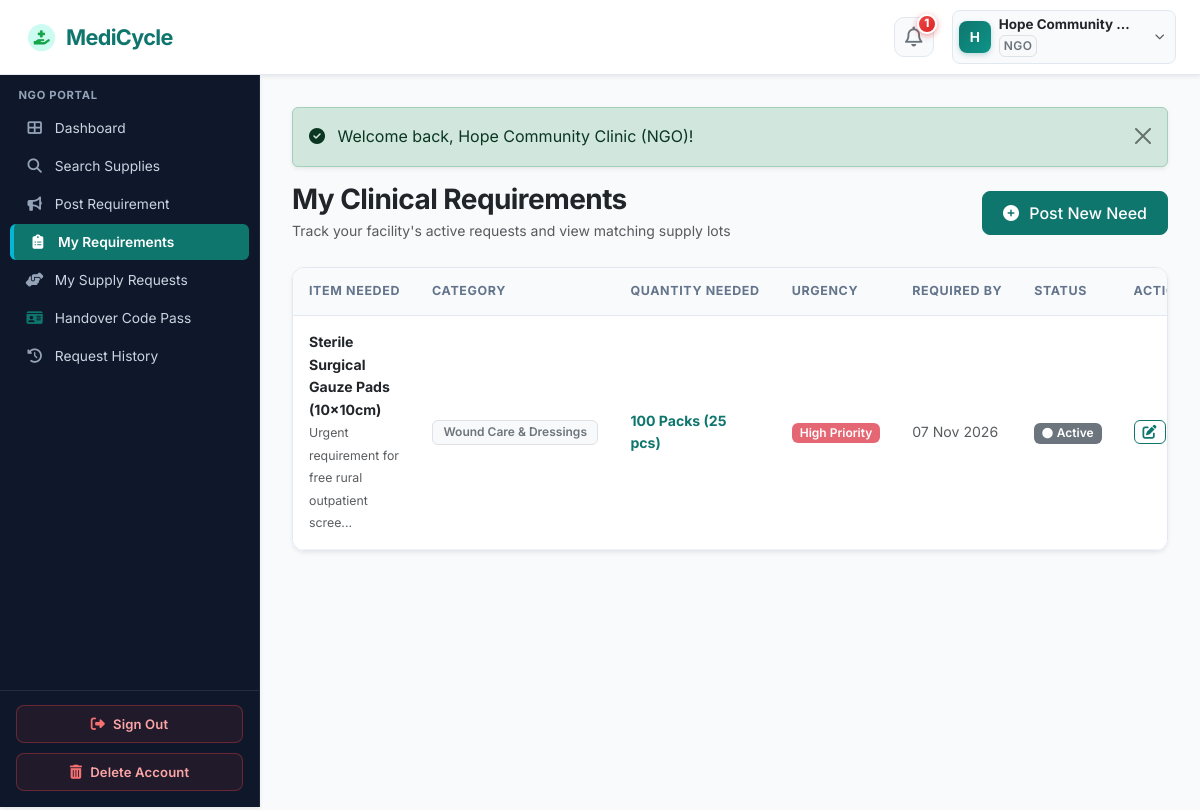
Page /ngo/my-requirements.php (signed in) on the committed database.
### tables this page shows
CREATE TABLE `organizations` (
  `id` int(11) NOT NULL AUTO_INCREMENT,
  `user_id` int(11) NOT NULL,
  `organization_name` varchar(150) NOT NULL,
  `organization_type` varchar(100) NOT NULL,
  `license_number` varchar(100) DEFAULT NULL,
  `address` text NOT NULL,
  `city` varchar(100) NOT NULL,
  `state` varchar(100) NOT NULL,
  `pincode` varchar(20) NOT NULL,
  `verification_status` enum('pending','verified','rejected') DEFAULT 'pending',
  `verification_notes` text DEFAULT NULL,
  `created_at` timestamp NOT NULL DEFAULT current_timestamp(),
  `updated_at` timestamp NOT NULL DEFAULT current_timestamp() ON UPDATE current_timestamp(),
  PRIMARY KEY (`id`),
  KEY `fk_org_user` (`user_id`),
  KEY `idx_org_city` (`city`),
  KEY `idx_org_status` (`verification_status`),
  CONSTRAINT `fk_org_user` FOREIGN KEY (`user_id`) REFERENCES `users` (`id`) ON DELETE CASCADE
);

CREATE TABLE `users` (
  `id` int(11) NOT NULL AUTO_INCREMENT,
  `name` varchar(100) NOT NULL,
  `email` varchar(100) NOT NULL,
  `password` varchar(255) NOT NULL,
  `phone` varchar(20) NOT NULL,
  `role` enum('admin','supplier','ngo','delivery') NOT NULL,
  `email_verified` tinyint(1) DEFAULT 1,
  `status` enum('active','inactive','suspended','pending') DEFAULT 'active',
  `created_at` timestamp NOT NULL DEFAULT current_timestamp(),
  `updated_at` timestamp NOT NULL DEFAULT current_timestamp() ON UPDATE current_timestamp(),
  PRIMARY KEY (`id`),
  UNIQUE KEY `email` (`email`),
  KEY `idx_user_role` (`role`),
  KEY `idx_user_status` (`status`)
);

CREATE TABLE `requirements` (
  `id` int(11) NOT NULL AUTO_INCREMENT,
  `organization_id` int(11) NOT NULL,
  `category_id` int(11) NOT NULL,
  `supply_name` varchar(150) NOT NULL,
  `required_quantity` int(11) NOT NULL,
  `unit` varchar(50) NOT NULL DEFAULT 'Units',
  `urgency` enum('Low','Medium','High','Critical') DEFAULT 'Medium',
  `required_by` date NOT NULL,
  `city` varchar(100) NOT NULL,
  `description` text DEFAULT NULL,
  `status` enum('Active','Fulfilled','Cancelled') DEFAULT 'Active',
  `fulfilled_by_supplier_id` int(11) DEFAULT NULL,
  `handover_code` varchar(30) DEFAULT NULL,
  `fulfilled_at` datetime DEFAULT NULL,
  `created_at` timestamp NOT NULL DEFAULT current_timestamp(),
  `updated_at` timestamp NOT NULL DEFAULT current_timestamp() ON UPDATE current_timestamp(),
  PRIMARY KEY (`id`),
  KEY `fk_req_org` (`organization_id`),
  KEY `fk_req_category` (`category_id`),
  KEY `idx_req_status` (`status`),
  KEY `idx_req_urgency` (`urgency`),
  KEY `idx_req_city` (`city`),
  CONSTRAINT `fk_req_category` FOREIGN KEY (`category_id`) REFERENCES `categories` (`id`),
  CONSTRAINT `fk_req_org` FOREIGN KEY (`organization_id`) REFERENCES `users` (`id`) ON DELETE CASCADE
);

CREATE TABLE `categories` (
  `id` int(11) NOT NULL AUTO_INCREMENT,
  `category_name` varchar(100) NOT NULL,
  `description` text DEFAULT NULL,
  `icon` varchar(50) DEFAULT 'fa-box-medical',
  `status` enum('active','inactive') DEFAULT 'active',
  `created_at` timestamp NOT NULL DEFAULT current_timestamp(),
  PRIMARY KEY (`id`),
  UNIQUE KEY `category_name` (`category_name`)
);

### ngo/my-requirements.php (the view, shortened to what the rows shown need)
<?php
require_once __DIR__ . '/../config/config.php';
require_role('ngo');
$userId = $_SESSION['user_id'];
$stmt = $pdo->prepare("SELECT r.*, c.category_name
                       FROM requirements r
                       JOIN categories c ON r.category_id = c.id
                       WHERE r.organization_id = ?
                       ORDER BY r.created_at DESC");
$stmt->execute([$userId]);
$requirements = $stmt->fetchAll();
include __DIR__ . '/../includes/header.php';
include __DIR__ . '/../includes/navbar.php';
?>
<div class="app-container">
    <?php include __DIR__ . '/../includes/sidebar.php'; ?>
    <div class="app-content">
        <div class="card border-0 shadow-sm">
            <div class="card-body p-0">
                <div class="table-responsive">
                    <table class="table table-hover align-middle mb-0">
                        <thead class="table-light">
                            <tr>
                                <th>Item Needed</th>
                                <th>Category</th>
                                <th>Quantity Needed</th>
                                <th>Urgency</th>
                                <th>Required By</th>
                                <th>Status</th>
                                <th class="text-start pe-4">Actions</th>
                            </tr>
                        </thead>
                        <tbody>
                            <?php if (!empty($requirements)): ?>
                                <?php foreach ($requirements as $r): ?>
                                    <tr>
                                        <td>
                                            <span class="fw-bold text-dark d-block"><?php echo e($r['supply_name']); ?></span>
                                            <?php if (!empty($r['description'])): ?>
                                                <span class="text-muted small"><?php echo e(substr($r['description'], 0, 50)) . '...'; ?></span>
                                            <?php endif; ?>
                                        </td>
                                        <td><span class="badge bg-light text-secondary border"><?php echo e($r['category_name']); ?></span></td>
                                        <td class="fw-bold text-teal"><?php echo number_format($r['required_quantity']) . ' ' . e($r['unit']); ?></td>
                                        <td><?php echo priority_badge($r['urgency']); ?></td>
                                        <td class="small text-muted"><?php echo format_date($r['required_by']); ?></td>
                                        <td>
                                            <?php echo status_badge($r['status']); ?>
                                        </td>
                                        <?php
                                            $isLocked = in_array(strtolower($r['status'] ?? ''), ['fulfilled', 'partially fulfilled', 'accepted', 'completed']) || !empty($r['handover_code']);
                                        ?>
                                        <td class="text-start pe-4">
                                            <?php if ($isLocked): ?>
                                                <span class="badge bg-light text-muted border px-2.5 py-1.5 fw-semibold d-inline-flex align-items-center gap-1 shadow-2xs" style="font-size:0.75rem;" title="Accepted / Fulfilled requirements cannot be edited or deleted">
                                                    <i class="fas fa-lock text-secondary"></i> Locked
                                                </span>
                                            <?php else: ?>
                                                <div class="d-inline-flex align-items-center justify-content-start gap-2">
                                                    <a href="<?php echo BASE_URL; ?>/ngo/edit-requirement.php?id=<?php echo $r['id']; ?>" class="btn btn-sm btn-outline-primary rounded-2 px-2 py-1 shadow-xs" title="Edit Requirement">
                                                        <i class="fas fa-edit"></i>
                                                    </a>
                                                </div>
                                            <?php endif; ?>
                                        </td>
                                    </tr>
                                <?php endforeach; ?>
                            <?php endif; ?>
                        </tbody>
                    </table>
                </div>
            </div>
        </div>
    </div>
</div>
<?php include __DIR__ . '/../includes/footer.php'; ?>

### includes/navbar.php (shortened to what the rows shown need)
<?php
$currentUser = current_user();
$unreadNotifCount = 0;
if ($currentUser && isset($pdo)) {
    $unreadNotifCount = get_unread_notifications_count($pdo, $currentUser['id']);
}
$inPortal = (bool)preg_match('#/(supplier|ngo|delivery)/#i', $_SERVER['PHP_SELF'] ?? '');
?>
<nav class="navbar navbar-expand-lg navbar-medicycle sticky-top shadow-sm">
    <div class="container-fluid px-2 px-sm-3 px-lg-4 d-flex align-items-center justify-content-between">
        <?php if ($inPortal): ?>
            <div class="d-flex align-items-center gap-1 gap-sm-2 gap-md-3">
                <div class="dropdown position-relative">
                    <button type="button" class="btn notif-icon-btn position-relative" id="notifDropdown" aria-expanded="false" title="Notifications" onclick="togglePortalDropdown('notifDropdownMenu', event)">
                        <i class="far fa-bell fs-5 text-secondary"></i>
                        <?php if ($unreadNotifCount > 0): ?>
                            <span class="notif-pulse-badge">
                                <?php echo $unreadNotifCount; ?>
                            </span>
                        <?php endif; ?>
                    </button>
                </div>
                <?php
                $displayName = $currentUser['name'] ?? ($_SESSION['user_name'] ?? 'User');
                $displayRole = $currentUser['role'] ?? ($_SESSION['role'] ?? '');
                ?>
                <div class="dropdown position-relative">
                    <button type="button" class="btn user-profile-capsule d-flex align-items-center gap-1 gap-sm-2 text-dark shadow-2xs" id="userDropdown" aria-expanded="false" onclick="togglePortalDropdown('userDropdownMenu', event)">
                        <div class="user-avatar-circle">
                            <?php echo strtoupper(substr($displayName, 0, 1)); ?>
                        </div>
                        <div class="text-start pe-1 user-profile-info">
                            <span class="d-block fw-bold text-dark leading-tight user-profile-name"><?php echo e($displayName); ?></span>
                            <?php if ($displayRole): ?>
                                <span class="badge text-uppercase text-secondary bg-light border p-1 user-profile-role d-none d-sm-inline-block"><?php echo strtoupper(e($displayRole)); ?></span>
                            <?php endif; ?>
                        </div>
                        <i class="fas fa-chevron-down text-muted small ms-1" style="font-size:0.62rem;"></i>
                    </button>
                </div>
            </div>
        <?php endif; ?>
    </div>
</nav>

### includes/sidebar.php (shortened to what the rows shown need)
<?php
$currentUser = current_user();
$currentScript = basename($_SERVER['PHP_SELF']);
if (!function_exists('is_active_link')) {
    function is_active_link($script, $dir = null) {
        global $currentScript, $currentDir;
        return ($currentScript === $script) ? 'active' : '';
    }
}
$userRole = $currentUser['role'] ?? ($_SESSION['role'] ?? '');
?>
<aside class="app-sidebar shadow-sm">
    <div class="sidebar-heading">
        <?php echo strtoupper(e($userRole)); ?> PORTAL
    </div>
    <ul class="nav flex-column mb-auto">
        <?php if ($userRole === 'supplier'): ?>
            <li class="nav-item">
                <a class="nav-link <?php echo is_active_link('dashboard.php', 'supplier'); ?>" href="<?php echo BASE_URL; ?>/supplier/dashboard.php">
                    <i class="fas fa-th-large"></i> Dashboard
                </a>
            </li>
            <li class="nav-item">
                <a class="nav-link <?php echo is_active_link('add-supply.php', 'supplier'); ?>" href="<?php echo BASE_URL; ?>/supplier/add-supply.php">
                    <i class="fas fa-plus-circle"></i> Medical Items
                </a>
            </li>
            <li class="nav-item">
                <a class="nav-link <?php echo is_active_link('inventory.php', 'supplier'); ?>" href="<?php echo BASE_URL; ?>/supplier/inventory.php">
                    <i class="fas fa-boxes-stacked"></i> Medical Supply
                </a>
            </li>
            <li class="nav-item">
                <a class="nav-link <?php echo is_active_link('requests.php', 'supplier'); ?>" href="<?php echo BASE_URL; ?>/supplier/requests.php">
                    <i class="fas fa-inbox"></i> Incoming Requests
                </a>
            </li>
            <li class="nav-item">
                <a class="nav-link <?php echo is_active_link('verify-handover.php', 'supplier'); ?>" href="<?php echo BASE_URL; ?>/supplier/verify-handover.php">
                    <i class="fas fa-qrcode text-warning"></i> Verify Handover
                </a>
            </li>
            <li class="nav-item">
                <a class="nav-link <?php echo is_active_link('history.php', 'supplier'); ?>" href="<?php echo BASE_URL; ?>/supplier/history.php">
                    <i class="fas fa-history"></i> Transfer History
                </a>
            </li>
        <?php elseif ($userRole === 'ngo'): ?>
            <li class="nav-item">
            </li>
            <li class="nav-item">
            </li>
            <li class="nav-item">
            </li>
            <li class="nav-item">
            </li>
            <li class="nav-item">
            </li>
            <li class="nav-item">
            </li>
            <li class="nav-item">
            </li>
        <?php endif; ?>
    </ul>
    <div class="sidebar-footer mt-auto d-none d-lg-flex">
        <button type="button" class="btn-sidebar-signout" onclick="openSignOutModal(event)">
        </button>
        <button type="button" class="btn-sidebar-delete" data-bs-toggle="modal" data-bs-target="#deleteAccountModal">
        </button>
    </div>
</aside>

### includes/functions.php (shortened to what the rows shown need)
<?php
function e($string) {
    return htmlspecialchars((string)($string ?? ''), ENT_QUOTES, 'UTF-8');
}
function format_date($dateStr, $format = 'd M Y') {
    $timestamp = strtotime($dateStr);
    return $timestamp ? date($format, $timestamp) : 'N/A';
}
function status_badge($status) {
    $status = trim($status);
    $lower = strtolower($status);
    $class = match($lower) {
        'available', 'completed', 'received', 'verified' => 'bg-success text-white',
        'accepted', 'approved' => 'bg-info text-dark',
        'ready for handover' => 'bg-primary text-white',
        'collected' => 'bg-secondary text-white',
        'pending', 'reserved' => 'bg-warning text-dark',
        'rejected', 'cancelled', 'inactive', 'suspended' => 'bg-danger text-white',
        default => 'bg-secondary text-white'
    };
    $icon = match($lower) {
        'available' => 'fa-check-circle',
        'accepted', 'approved' => 'fa-handshake',
        'ready for handover' => 'fa-box-open',
        'collected' => 'fa-people-carry-box',
        'completed', 'received' => 'fa-check-double',
        'pending' => 'fa-clock',
        'rejected', 'cancelled' => 'fa-times-circle',
        default => 'fa-circle'
    };
    $label = match($lower) {
        'approved' => 'Awaiting Handshake',
        default => ucfirst($status)
    };
    return '<span class="badge ' . $class . ' px-2 py-1"><i class="fas ' . $icon . ' me-1 small"></i>' . e($label) . '</span>';
}
function priority_badge($priority) {
    $priority = trim($priority);
    $class = match(strtolower($priority)) {
        'critical' => 'bg-danger text-white',
        'high'     => 'bg-danger bg-opacity-75 text-white',
        'medium'   => 'bg-warning text-dark',
        'low'      => 'bg-info text-dark',
        default    => 'bg-secondary text-white'
    };
    return '<span class="badge ' . $class . ' px-2 py-1">' . e(ucfirst($priority)) . ' Priority</span>';
}
function get_unread_notifications_count($pdo, $user_id) {
    try {
        $stmt = $pdo->prepare("SELECT COUNT(*) FROM notifications WHERE user_id = ? AND is_read = 0");
        $stmt->execute([$user_id]);
        return (int)$stmt->fetchColumn();
    } catch (PDOException $e) {
        return 0;
    }
}

### rows in the picture
organizations: user.name "H", user.name "Hope Community…", user.role "NGO"
requirements: supply_name "Sterile Surgical Gauze Pads (10x10cm)", description "Urgent requirement for free rural outpatient scree", category.category_name "Wound Care & Dressings", required_quantity "100", unit "Packs (25 pcs)", urgency "High", required_by "07 Nov 2026", status "Active"

### other values in the picture
$unreadNotifCount "1"
$message "Welcome back, Hope Community Clinic (NGO)!"
